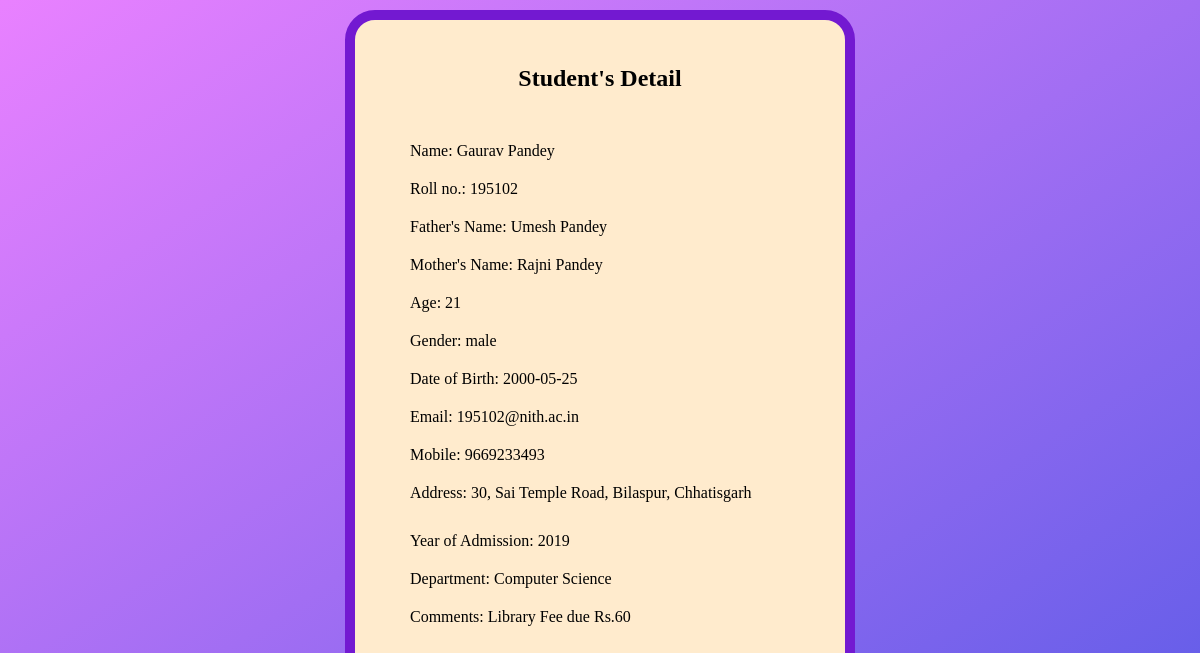
/display.php?rollSearch=195102, run on the app's committed database.
### tables this page shows
CREATE TABLE `students` (
  `name` varchar(60) NOT NULL,
  `age` tinyint(2) NOT NULL,
  `gender` varchar(8) NOT NULL,
  `dob` date NOT NULL,
  `email` varchar(80) NOT NULL,
  `phone` bigint(10) NOT NULL,
  `fname` varchar(60) NOT NULL,
  `mname` varchar(60) NOT NULL,
  `address` varchar(250) NOT NULL,
  `yoadm` smallint(4) NOT NULL,
  `rollno` varchar(10) NOT NULL,
  `dept` varchar(60) NOT NULL,
  `notes` varchar(50) DEFAULT NULL,
  `date` date NOT NULL
);

### display.php (the view, shortened to what this page needs)
<?php
$server = "localhost";
$username = "root";
$password = "";
$database = "student_records";
$conn = mysqli_connect($server, $username, $password, $database);
$query = $_GET["rollSearch"];
            $sql = "select * from students where rollno = $query";
            $result = mysqli_query($conn, $sql);
            $noResult = true;
            while($row = mysqli_fetch_assoc($result)){
                $noResult = false;
                $name = $row['name'];
                $age = $row['age'];
                $gender = $row['gender'];
                $dob = $row['dob'];
                $email = $row['email'];
                $phone = $row['phone'];
                $fname = $row['fname'];
                $mname = $row['mname'];
                $address = $row['address'];
                $yoadm = $row['yoadm'];
                $rollno = $row['rollno'];
                $dept = $row['dept'];
                $notes = $row['notes'];
            }
?>
<!DOCTYPE html>
<html lang="en">
<head>
    <link rel="stylesheet" href="studentreg.css">
</head>
<body>
    <div class="hero">
        <div style="width: 40%; height: 700px;" class="form-box">
            <?php
            if($noResult){
                echo '<div class="button-box">
                <h2 style="padding: 5px; width: max-content;">Roll no. does not exist!</h4>
                </div>
                <a style="margin-left:65px; text-decoration: none;" href="adminLogin.php">Register a New Student?</a>';
            }
            else{
                echo '
                <div class="button-box">
                <h2 style="padding: 5px; width: max-content;">Student\'s Detail</h4>
                </div>
                <div style="flex-direction: column;" class="input-fields">
                <div class="label">Name: '.$name.'</div>
                <div class="label">Roll no.: '.$rollno.'</div>
                <div class="label">Father\'s Name: '.$fname.'</div>
                <div class="label">Mother\'s Name: '.$mname.'</div>
                <div class="label">Age: '.$age.'</div>
                <div class="label">Gender: '.$gender.'</div>
                <div class="label">Date of Birth: '.$dob.'</div>
                <div class="label">Email: '.$email.'</div>
                <div class="label">Mobile: '.$phone.'</div>
                <div style="margin: 10px 50px 20px 50px;" class="label">Address: '.$address.'</div>
                <div class="label">Year of Admission: '.$yoadm.'</div>
                <div class="label">Department: '.$dept.'</div>
                <div class="label">Comments: '.$notes.'</div>
                </div>
                </div>';}
                ?>
                </div>
                </body>
                </html>

### studentreg.css (style rules this page uses)
* { margin: 0; padding: 0; }
.hero { height: 100%; width: 100%; background: linear-gradient(to bottom right, #e981ff, #5b5be7); background-position: center; background-size: cover; position: absolute; }
.form-box { width: 60%; height: 600px; position: relative; margin: 10px auto; background-color: blanchedalmond; padding: 5px; border: 10px solid #7319d1; border-radius: 30px; }
.button-box { margin: 35px; display: flex; text-align: center; position: relative; border-radius: 30px; align-content: center; justify-content: center; }
.input-fields { display: flex; justify-content: center; }
.label { font-size: medium; margin-bottom: 5px; }

### display.php (style rules this page uses)
.label { margin: 10px 50px; }

### data on the page
students: name "Gaurav Pandey", rollno "195102", fname "Umesh Pandey", mname "Rajni Pandey", age "21", gender "male", dob "2000-05-25", email "195102@nith.ac.in", phone "9669233493", address "30, Sai Temple Road, Bilaspur, Chhatisgarh", yoadm "2019", dept "Computer Science", notes "Library Fee due Rs.60"
